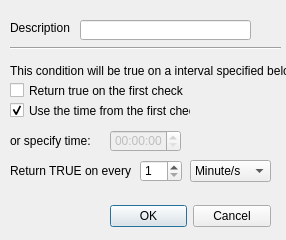
<?xml version="1.0" encoding="UTF-8"?>
<ui version="4.0">
 <class>CRepeatTimeConditionDialog</class>
 <widget class="QDialog" name="CRepeatTimeConditionDialog">
  <property name="geometry">
   <rect>
    <x>0</x>
    <y>0</y>
    <width>286</width>
    <height>240</height>
   </rect>
  </property>
  <property name="windowTitle">
   <string>Dialog</string>
  </property>
  <widget class="QCheckBox" name="chkOnTime">
   <property name="geometry">
    <rect>
     <x>10</x>
     <y>100</y>
     <width>181</width>
     <height>21</height>
    </rect>
   </property>
   <property name="text">
    <string>Use the time from the first check</string>
   </property>
   <property name="checked">
    <bool>true</bool>
   </property>
  </widget>
  <widget class="QTimeEdit" name="tmEdit">
   <property name="enabled">
    <bool>false</bool>
   </property>
   <property name="geometry">
    <rect>
     <x>110</x>
     <y>130</y>
     <width>71</width>
     <height>22</height>
    </rect>
   </property>
  </widget>
  <widget class="QLabel" name="lblHint">
   <property name="geometry">
    <rect>
     <x>10</x>
     <y>60</y>
     <width>371</width>
     <height>21</height>
    </rect>
   </property>
   <property name="text">
    <string>This condition will be true on a interval specified below</string>
   </property>
  </widget>
  <widget class="QLabel" name="label">
   <property name="geometry">
    <rect>
     <x>10</x>
     <y>20</y>
     <width>61</width>
     <height>16</height>
    </rect>
   </property>
   <property name="text">
    <string>Description</string>
   </property>
  </widget>
  <widget class="Line" name="line">
   <property name="geometry">
    <rect>
     <x>10</x>
     <y>40</y>
     <width>271</width>
     <height>16</height>
    </rect>
   </property>
   <property name="orientation">
    <enum>Qt::Horizontal</enum>
   </property>
  </widget>
  <widget class="QDialogButtonBox" name="buttonBox">
   <property name="geometry">
    <rect>
     <x>110</x>
     <y>200</y>
     <width>161</width>
     <height>32</height>
    </rect>
   </property>
   <property name="orientation">
    <enum>Qt::Horizontal</enum>
   </property>
   <property name="standardButtons">
    <set>QDialogButtonBox::Cancel|QDialogButtonBox::Ok</set>
   </property>
  </widget>
  <widget class="QLineEdit" name="txtDesc">
   <property name="geometry">
    <rect>
     <x>80</x>
     <y>20</y>
     <width>171</width>
     <height>20</height>
    </rect>
   </property>
  </widget>
  <widget class="QCheckBox" name="chkFirstTrue">
   <property name="geometry">
    <rect>
     <x>10</x>
     <y>80</y>
     <width>191</width>
     <height>21</height>
    </rect>
   </property>
   <property name="text">
    <string>Return true on the first check</string>
   </property>
  </widget>
  <widget class="QLabel" name="label_2">
   <property name="geometry">
    <rect>
     <x>10</x>
     <y>130</y>
     <width>91</width>
     <height>21</height>
    </rect>
   </property>
   <property name="text">
    <string>or specify time:</string>
   </property>
  </widget>
  <widget class="QSpinBox" name="spnValue">
   <property name="geometry">
    <rect>
     <x>140</x>
     <y>160</y>
     <width>42</width>
     <height>22</height>
    </rect>
   </property>
   <property name="minimum">
    <number>1</number>
   </property>
   <property name="maximum">
    <number>60</number>
   </property>
  </widget>
  <widget class="QLabel" name="label_3">
   <property name="geometry">
    <rect>
     <x>10</x>
     <y>160</y>
     <width>121</width>
     <height>21</height>
    </rect>
   </property>
   <property name="text">
    <string>Return TRUE on every</string>
   </property>
  </widget>
  <widget class="QComboBox" name="cmbIntType">
   <property name="geometry">
    <rect>
     <x>190</x>
     <y>160</y>
     <width>81</width>
     <height>22</height>
    </rect>
   </property>
   <item>
    <property name="text">
     <string>Minute/s</string>
    </property>
   </item>
   <item>
    <property name="text">
     <string>Hour/s</string>
    </property>
   </item>
   <item>
    <property name="text">
     <string>Day/s</string>
    </property>
   </item>
   <item>
    <property name="text">
     <string>Week/s</string>
    </property>
   </item>
  </widget>
 </widget>
 <resources/>
 <connections/>
</ui>
